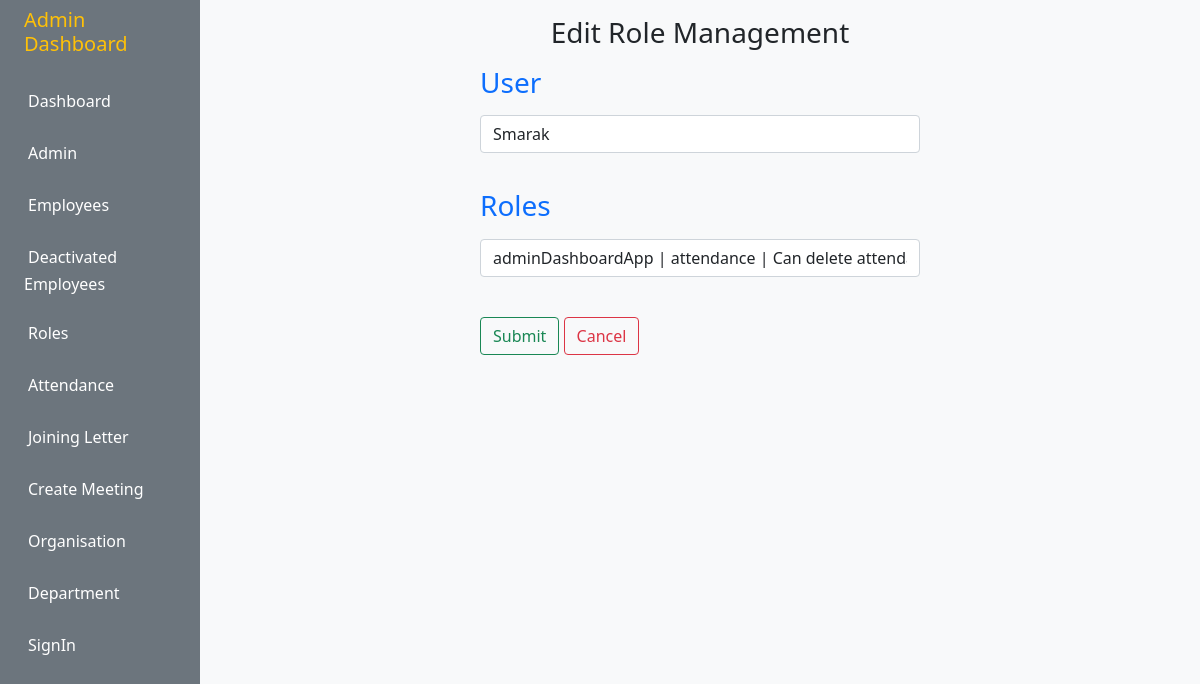
The app's page /roleUpdate/smarak9649055267 with its own data.
### adminDashboardApp/models.py (models this page shows, shortened)
class AdminUserRoles(models.Model):
    id = models.AutoField(primary_key=True)
    slug = models.SlugField(max_length=500)
    user = models.ForeignKey(
        User, on_delete=models.CASCADE, related_name="admin_user_role")
    roles = models.ForeignKey(
        Permission, on_delete=models.CASCADE, null=True, related_name='roles')

### adminDashboardApp/views.py (the view)
class roleUpdateView(UpdateView):
    model = AdminUserRoles
    form_class = AdminUserRolesForm
    template_name = 'roles/edit_role_admin_user.html'
    success_url = '/createRole/'
    def get_form_kwargs(self):
        kwargs = super(roleUpdateView, self).get_form_kwargs()
        kwargs.update()
        return kwargs

### adminDashboardApp/forms.py
class AdminUserRolesForm(forms.ModelForm):
    class Meta:
        model = AdminUserRoles
        fields = ['user', 'roles']

### adminDashboardApp/templates/roles/edit_role_admin_user.html (shortened to what this page needs)
{% extends 'dashboard/index.html' %} {% load widget_tweaks %}
&nbsp;&nbsp;&nbsp;{% block contentbody %}
<div class="container col-sm-6">
  <form method="post" enctype="multipart/form-data">
    <h3><p class="text-center">Edit Role Management</p></h3>
    {% csrf_token %} {% for field in form.visible_fields %}
    <div class="form-group mt-1">
      <h3><p class="text-primary">{{field.label}}</p></h3>
      {% render_field field class="form-control mb-2" name=field.label %}&nbsp;
    </div>
    {% endfor %}
    <button type="submit" class="btn btn-outline-success mt-2 mb-2">
      Submit
    </button>
    <a href="#" class="me-2 btn btn-outline-danger float-right">Cancel</a>
  </form>
</div>
{% endblock %}

### records on screen
AdminUserRoles: user "Smarak" "adminDashboardApp | attendance | Can delete attendance"

### other values on screen
{{ field.label }} "User" "Roles"
